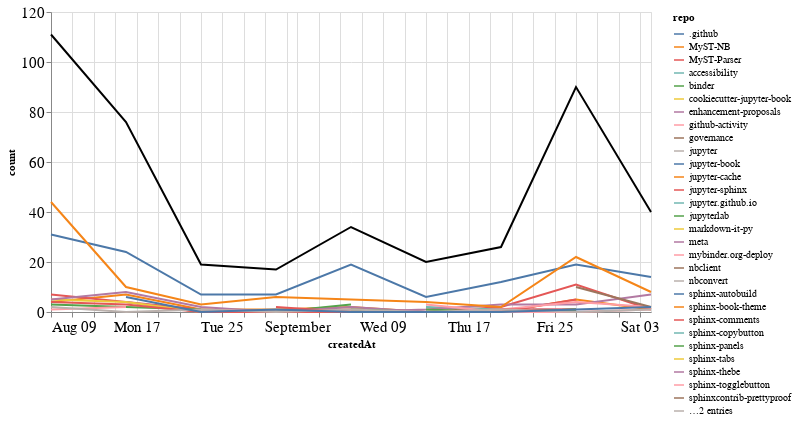

Notebook code for this chart:
### Markdown cell above
## Comments

### Code cell
comments_time = comments.groupby('repo').resample('W', on='createdAt').count()['author'].reset_index()
comments_time = comments_time.rename(columns={'author': 'count'})
comments_time_total = comments_time.groupby('createdAt').agg({"count": "sum"}).reset_index()
ch1 = alt.Chart(comments_time, width=600).mark_line().encode(
    x='createdAt',
    y='count',
    color='repo',
    tooltip="repo"
)

ch2 = alt.Chart(comments_time_total, width=600).mark_line(color="black").encode(
    x='createdAt',
    y='count',
)

ch1 + ch2

### Figure 1 — Vega-Lite specification as saved in the notebook (floating-point values rounded to 4 significant figures; data arrays with more than 128 entries replaced by an {"elided": "..."} marker saying what was removed)
{"config": {"axisLeft": {"labelFontSize": 15}, "axisBottom": {"labelFontSize": 15}}, "layer": [{"data": {"name": "data-bdbf266e2d5d0315946021409c5292bd"}, "mark": "line", "encoding": {"color": {"type": "nominal", "field": "repo"}, "tooltip": {"type": "nominal", "field": "repo"}, "x": {"type": "temporal", "field": "createdAt"}, "y": {"type": "quantitative", "field": "count"}}, "width": 600}, {"data": {"name": "data-548f412354dc363fbadb4852bf8e8192"}, "mark": {"type": "line", "color": "black"}, "encoding": {"x": {"type": "temporal", "field": "createdAt"}, "y": {"type": "quantitative", "field": "count"}}, "width": 600}], "$schema": "https://vega.github.io/schema/vega-lite/v4.8.1.json", "datasets": {"data-bdbf266e2d5d0315946021409c5292bd": {"elided": "131 records"}, "data-548f412354dc363fbadb4852bf8e8192": [{"createdAt": "2020-08-09T00:00:00", "count": 111}, {"createdAt": "2020-08-16T00:00:00", "count": 76}, {"createdAt": "2020-08-23T00:00:00", "count": 19}, {"createdAt": "2020-08-30T00:00:00", "count": 17}, {"createdAt": "2020-09-06T00:00:00", "count": 34}, {"createdAt": "2020-09-13T00:00:00", "count": 20}, {"createdAt": "2020-09-20T00:00:00", "count": 26}, {"createdAt": "2020-09-27T00:00:00", "count": 90}, {"createdAt": "2020-10-04T00:00:00", "count": 40}]}}
